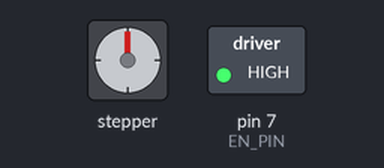
The sketch below on a simulated Arduino Uno, built with avr-gcc and run on an emulated ATmega328P. Parts: stepper motor, switched loads named in the sketch (green lamp = pin HIGH). Stepper angles assume 200 steps per turn.

Above: at 0.15 s.
At 9.85 s:
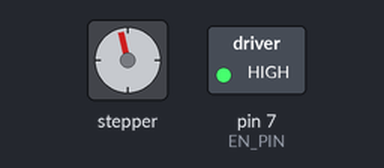
At 19.71 s:
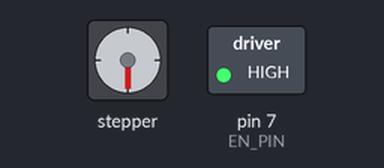
At 39.67 s:
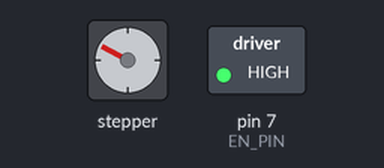
Timing chart, 0 to 40.0 s (numbered marks = the images above):
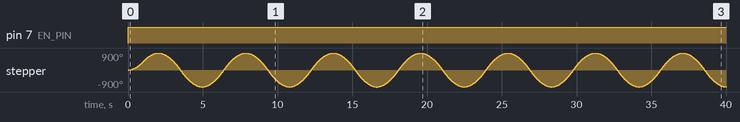

The sketch:

test-stepper.ino
```cpp
#include <AccelStepper.h>
#include <Encoder.h>

// Pin definitions
#define STEP_PIN 9
#define DIR_PIN 8
#define EN_PIN 7
//#define ENCODER_PIN_A 2
//#define ENCODER_PIN_B 3

// Initialize stepper motor and encoder
AccelStepper stepper(AccelStepper::DRIVER, STEP_PIN, DIR_PIN);
//Encoder encoder(ENCODER_PIN_A, ENCODER_PIN_B);

// Motor and encoder parameters
const int stepsPerRevolution = 200; // Adjust based on your motor's specs
long targetPosition = 0;
long encoderPosition = 0;
int fact = 10;

void setup() {

  Serial.begin(9600);

  pinMode(EN_PIN,OUTPUT);

  // Initialize stepper motor parameters
  stepper.setMaxSpeed(100 * fact);     // Set max speed
  stepper.setAcceleration(50 * fact); // Set acceleration

  stepper.moveTo(50*fact);

  // Zero the encoder position
  //encoder.write(0);
}

//void loop() {
//  // Read the encoder position
//  encoderPosition = encoder.read();
//
//  // Example target position control
//  if (Serial.available()) {
//    int targetSteps = Serial.parseInt();
//    targetPosition = targetSteps;
//    stepper.moveTo(targetPosition);
//  }
//
//  // Control motor to reach the target position
//  stepper.run();
//
//  // Monitor positions
//  Serial.print("Target Position: ");
//  Serial.print(targetPosition);
//  Serial.print(" | Encoder Position: ");
//  Serial.println(encoderPosition);
//
//  // Small delay to stabilize readings
//  delay(1000);
//}

void loop()
{
  digitalWrite(EN_PIN, HIGH);

  if(stepper.distanceToGo() == 0)
    stepper.moveTo(-stepper.currentPosition());

  stepper.run();
}
```

Measured:
- by itself, pin 7 (EN_PIN): LOW → HIGH at 0.00 s
